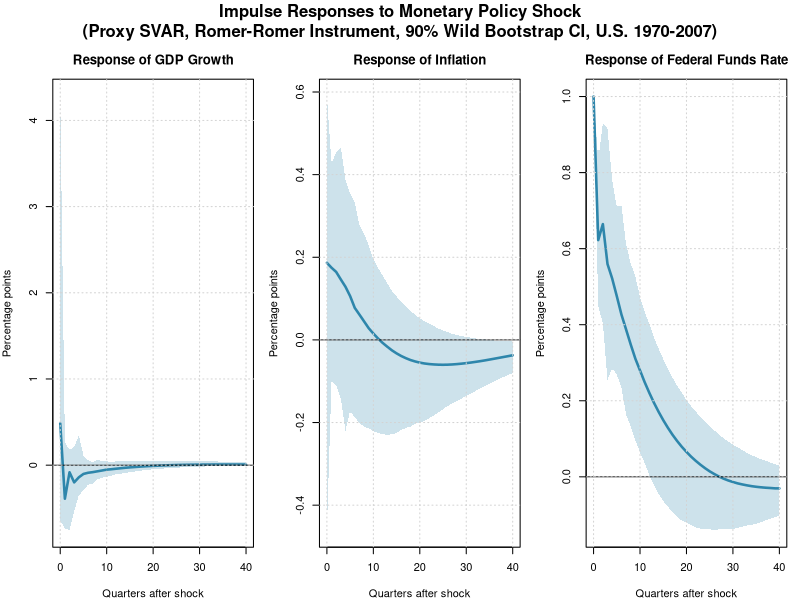
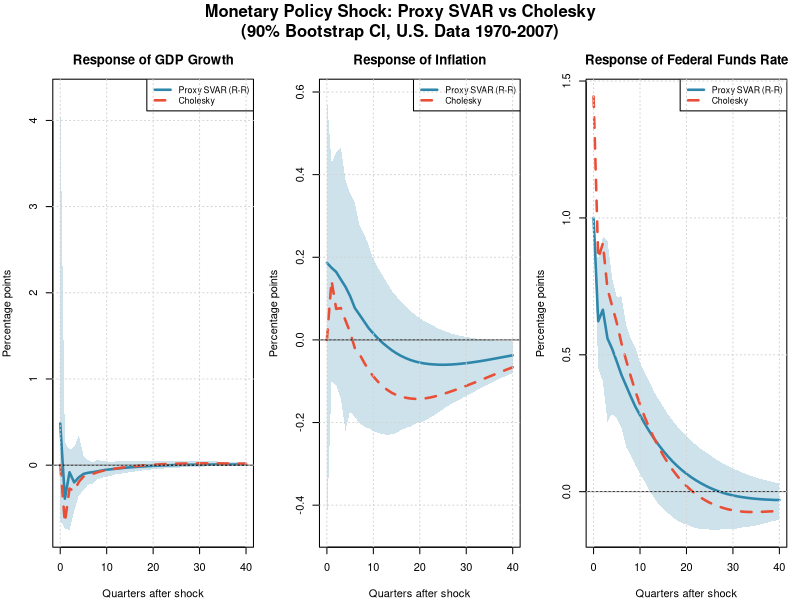

Generate these figures, in order, with R:
# =========================================================================
#  EXAMPLE 2: PROXY SVAR (EXTERNAL INSTRUMENTS)
#  Complete Analysis with IRFs and Comparison to Cholesky
# =========================================================================
#  Data: U.S. FRED (GDPC1, GDPDEF, FEDFUNDS)
#  Instrument: Romer-Romer (2004) shocks, updated by Wieland-Yang (2020)
#  Sample: 1970:Q1 - 2007:Q4
#
#  Author: Alessia Paccagnini
#  Textbook: Macroeconometrics
# =========================================================================

rm(list = ls())
cat(strrep("=", 70), "\n")
cat("EXAMPLE 2: PROXY SVAR (EXTERNAL INSTRUMENTS)\n")
cat("Using Romer-Romer (2004) Monetary Policy Shocks\n")
cat(strrep("=", 70), "\n\n")

library(readxl)

# =========================================================================
#  SECTION 1: LOAD AND PREPARE DATA
# =========================================================================
cat("[1/7] Loading FRED data...\n")

# --- GDP ---
gdp_raw <- read_excel("GDPC1.xlsx", sheet = "Quarterly")
gdp_raw$observation_date <- as.Date(gdp_raw$observation_date)
gdp_raw$GDPC1 <- as.numeric(gdp_raw$GDPC1)

# --- GDP Deflator ---
def_raw <- read_excel("GDPDEF.xlsx", sheet = "Quarterly")
def_raw$observation_date <- as.Date(def_raw$observation_date)
def_raw$GDPDEF <- as.numeric(def_raw$GDPDEF)

# --- Federal Funds Rate (monthly) ---
ff_raw <- read_excel("FEDFUNDS.xlsx", sheet = "Monthly")
ff_raw$observation_date <- as.Date(ff_raw$observation_date)
ff_raw$FEDFUNDS <- as.numeric(ff_raw$FEDFUNDS)

# Convert monthly to quarterly (average)
ff_raw$quarter <- as.Date(cut(ff_raw$observation_date, breaks = "quarter"))
ff_q <- aggregate(FEDFUNDS ~ quarter, data = ff_raw, FUN = mean)
names(ff_q) <- c("date", "fedfunds")

# --- Compute annualized growth rates ---
gdp_growth <- 400 * diff(log(gdp_raw$GDPC1))
gdp_dates  <- gdp_raw$observation_date[-1]

inflation  <- 400 * diff(log(def_raw$GDPDEF))
inf_dates  <- def_raw$observation_date[-1]

cat("   Done.\n")

# =========================================================================
#  SECTION 2: LOAD ROMER-ROMER SHOCKS
# =========================================================================
cat("\n[2/7] Loading Romer-Romer monetary policy shocks...\n")

rr_raw <- read_excel("RR_monetary_shock_quarterly.xlsx")
rr_raw$date <- as.Date(rr_raw$date)

cat("   Source: Romer & Romer (2004), updated by Wieland & Yang (2020)\n")
cat(sprintf("   Observations: %d\n", nrow(rr_raw)))

# =========================================================================
#  SECTION 3: MERGE AND ALIGN DATA
# =========================================================================
cat("\n[3/7] Merging datasets...\n")

# Align all to quarter-end dates
# Use a common quarterly grid
df_gdp <- data.frame(date = as.Date(cut(gdp_dates, "quarter")),
                     gdp_growth = gdp_growth)
df_inf <- data.frame(date = as.Date(cut(inf_dates, "quarter")),
                     inflation = inflation)
df_rr  <- data.frame(date = as.Date(cut(rr_raw$date, "quarter")),
                     rr_shock = rr_raw$resid_romer)

data <- merge(df_gdp, df_inf, by = "date")
data <- merge(data, ff_q, by = "date")
data <- merge(data, df_rr, by = "date")

# Restrict to 1970:Q1 - 2007:Q4
data <- data[data$date >= as.Date("1970-01-01") &
             data$date <= as.Date("2007-12-31"), ]
data <- na.omit(data)

cat(sprintf("   Final sample: %s to %s\n", data$date[1], data$date[nrow(data)]))
cat(sprintf("   Observations: %d\n", nrow(data)))

# Extract matrices
Y      <- as.matrix(data[, c("gdp_growth", "inflation", "fedfunds")])
z_full <- data$rr_shock
K      <- ncol(Y)

var_names <- c("GDP Growth", "Inflation", "Federal Funds Rate")

# =========================================================================
#  SECTION 4: HELPER FUNCTIONS
# =========================================================================

estimate_var <- function(Y, p) {
  # Estimate VAR(p) by OLS
  # Returns: list(T_eff, B_hat, u, Sigma_u, X)
  T_full <- nrow(Y)
  K      <- ncol(Y)
  T_eff  <- T_full - p

  Y_dep <- Y[(p + 1):T_full, , drop = FALSE]

  # Build regressor matrix: constant + lags
  X <- matrix(1, nrow = T_eff, ncol = 1)
  for (lag in 1:p) {
    X <- cbind(X, Y[(p + 1 - lag):(T_full - lag), , drop = FALSE])
  }

  B_hat   <- solve(t(X) %*% X, t(X) %*% Y_dep)
  u       <- Y_dep - X %*% B_hat
  Sigma_u <- (t(u) %*% u) / (T_eff - K * p - 1)

  list(T_eff = T_eff, B_hat = B_hat, u = u, Sigma_u = Sigma_u, X = X)
}


proxy_svar_identification <- function(u, z) {
  # Proxy SVAR: b_k = Cov(u_k, z) / Cov(u_mp, z)
  # Returns: list(b, se, n, F_stat, R2)
  K       <- ncol(u)
  min_len <- min(nrow(u), length(z))
  u <- u[1:min_len, , drop = FALSE]
  z <- z[1:min_len]

  # Remove NaN
  valid <- !is.na(z)
  u <- u[valid, , drop = FALSE]
  z <- z[valid]
  n <- length(z)

  # Covariances
  cov_uz <- sapply(1:K, function(k) cov(u[, k], z))
  cov_mp_z <- cov_uz[K]

  # Impact coefficients
  b <- cov_uz / cov_mp_z

  # First-stage regression
  X_fs     <- cbind(1, z)
  beta_fs  <- solve(t(X_fs) %*% X_fs, t(X_fs) %*% u[, K])
  resid_fs <- u[, K] - X_fs %*% beta_fs

  TSS    <- sum((u[, K] - mean(u[, K]))^2)
  RSS    <- sum(resid_fs^2)
  R2     <- 1 - RSS / TSS
  F_stat <- (R2 / 1) / ((1 - R2) / (n - 2))

  # Bootstrap standard errors
  n_boot <- 500
  b_boot <- matrix(NA, n_boot, K)
  for (ib in 1:n_boot) {
    idx   <- sample(n, n, replace = TRUE)
    cov_b <- sapply(1:K, function(k) cov(u[idx, k], z[idx]))
    if (abs(cov_b[K]) > 1e-10) {
      b_boot[ib, ] <- cov_b / cov_b[K]
    }
  }
  se <- apply(b_boot, 2, sd, na.rm = TRUE)

  list(b = b, se = se, n = n, F_stat = F_stat, R2 = R2)
}


compute_ma_coefficients <- function(B_hat, p, K, H) {
  # Extract lag matrices B_1, ..., B_p from B_hat
  # B_hat: (1+K*p) x K, first row = constant
  B_list <- vector("list", p)
  for (j in 1:p) {
    rows <- (1 + (j - 1) * K + 1):(1 + j * K)
    B_list[[j]] <- t(B_hat[rows, , drop = FALSE])  # K x K
  }

  # Phi_h: list of (H+1) K x K matrices
  Phi <- vector("list", H + 1)
  Phi[[1]] <- diag(K)

  for (h in 1:H) {
    tmp <- matrix(0, K, K)
    for (j in 1:min(h, p)) {
      tmp <- tmp + B_list[[j]] %*% Phi[[h - j + 1]]
    }
    Phi[[h + 1]] <- tmp
  }
  Phi
}


compute_irfs_cholesky <- function(B_hat, P, p, K, H) {
  # Returns array: (H+1) x K x K
  Phi <- compute_ma_coefficients(B_hat, p, K, H)
  IRF <- array(0, dim = c(H + 1, K, K))
  for (h in 0:H) {
    IRF[h + 1, , ] <- Phi[[h + 1]] %*% P
  }
  IRF
}


compute_irfs_proxy <- function(B_hat, b, p, K, H) {
  # Returns matrix: (H+1) x K
  Phi <- compute_ma_coefficients(B_hat, p, K, H)
  IRF <- matrix(0, H + 1, K)
  for (h in 0:H) {
    IRF[h + 1, ] <- Phi[[h + 1]] %*% b
  }
  IRF
}


bootstrap_irfs_proxy <- function(Y, z_full, p, H, n_boot = 2000, ci = 0.90) {
  # Wild bootstrap for Proxy SVAR with Mammen (1993) weights
  # Same weights for residuals and instrument
  # Returns: list(median, lower, upper)  each (H+1) x K

  T_full <- nrow(Y)
  K      <- ncol(Y)

  # Baseline VAR
  base    <- estimate_var(Y, p)
  T_eff   <- base$T_eff
  B_base  <- base$B_hat
  u_base  <- base$u
  X_base  <- base$X

  # Align instrument
  z_aligned <- z_full[(p + 1):T_full]
  min_len   <- min(nrow(u_base), length(z_aligned))
  z_trim    <- z_aligned[1:min_len]

  # Mammen distribution parameters
  p_mammen <- (sqrt(5) + 1) / (2 * sqrt(5))
  w_lo     <- -(sqrt(5) - 1) / 2
  w_hi     <-  (sqrt(5) + 1) / 2

  irfs_boot <- array(NA, dim = c(n_boot, H + 1, K))
  n_fail    <- 0

  for (ib in 1:n_boot) {
    tryCatch({
      # Mammen weights
      w <- ifelse(runif(T_eff) < p_mammen, w_lo, w_hi)

      # Wild bootstrap residuals
      u_star <- u_base * w

      # Reconstruct data
      Y_star       <- matrix(0, T_full, K)
      Y_star[1:p, ] <- Y[1:p, ]
      for (t in 1:T_eff) {
        Y_star[p + t, ] <- X_base[t, ] %*% B_base + u_star[t, ]
      }

      # Re-estimate VAR
      fit_b <- estimate_var(Y_star, p)

      # Wild bootstrap instrument (same weights)
      w_z    <- w[1:min_len]
      z_star <- z_trim * w_z

      # Re-identify
      id_b <- proxy_svar_identification(fit_b$u, z_star)

      # Bootstrap IRFs
      irfs_boot[ib, , ] <- compute_irfs_proxy(fit_b$B_hat, id_b$b, p, K, H)
    }, error = function(e) {
      n_fail <<- n_fail + 1
    })
  }

  cat(sprintf("   Wild bootstrap: %d replications, %d failures\n", n_boot, n_fail))

  alpha  <- (1 - ci) / 2
  median <- apply(irfs_boot, c(2, 3), median, na.rm = TRUE)
  lower  <- apply(irfs_boot, c(2, 3), quantile, probs = alpha,     na.rm = TRUE)
  upper  <- apply(irfs_boot, c(2, 3), quantile, probs = 1 - alpha, na.rm = TRUE)

  list(median = median, lower = lower, upper = upper)
}


bootstrap_irfs_cholesky <- function(Y, p, H, n_boot = 500, ci = 0.90) {
  # Residual bootstrap for Cholesky IRFs
  # Returns: list(median, lower, upper)  each (H+1) x K (MP shock only)

  T_full <- nrow(Y)
  K      <- ncol(Y)

  base   <- estimate_var(Y, p)
  T_eff  <- base$T_eff
  B_orig <- base$B_hat
  u_orig <- base$u
  X_orig <- base$X

  irfs_boot <- array(NA, dim = c(n_boot, H + 1, K))

  for (ib in 1:n_boot) {
    tryCatch({
      idx    <- sample(T_eff, T_eff, replace = TRUE)
      u_boot <- u_orig[idx, , drop = FALSE]

      Y_boot       <- matrix(0, T_full, K)
      Y_boot[1:p, ] <- Y[1:p, ]
      Y_boot[(p + 1):T_full, ] <- X_orig %*% B_orig + u_boot

      fit_b   <- estimate_var(Y_boot, p)
      P_b     <- t(chol(fit_b$Sigma_u))   # lower triangular
      IRF_b   <- compute_irfs_cholesky(fit_b$B_hat, P_b, p, K, H)
      irfs_boot[ib, , ] <- IRF_b[, , K]   # MP shock = last column
    }, error = function(e) {
      # leave as NA
    })
  }

  alpha  <- (1 - ci) / 2
  median <- apply(irfs_boot, c(2, 3), median, na.rm = TRUE)
  lower  <- apply(irfs_boot, c(2, 3), quantile, probs = alpha,     na.rm = TRUE)
  upper  <- apply(irfs_boot, c(2, 3), quantile, probs = 1 - alpha, na.rm = TRUE)

  list(median = median, lower = lower, upper = upper)
}

# =========================================================================
#  SECTION 5: VAR ESTIMATION
# =========================================================================
cat("\n[4/7] Estimating VAR(4)...\n")

p <- 4
H <- 40

fit <- estimate_var(Y, p)
T_eff   <- fit$T_eff
B_hat   <- fit$B_hat
u_hat   <- fit$u
Sigma_u <- fit$Sigma_u
X_var   <- fit$X

cat(sprintf("   VAR(%d) estimated\n", p))
cat(sprintf("   Effective sample: %d observations\n", T_eff))

# =========================================================================
#  SECTION 6: STRUCTURAL IDENTIFICATION
# =========================================================================
cat("\n[5/7] Structural Identification...\n")

# --- A) Cholesky ---
P_chol <- t(chol(Sigma_u))   # lower triangular

cat("\n   A) CHOLESKY IDENTIFICATION\n")
cat("   ", strrep("-", 50), "\n")
cat(sprintf("              eps_GDP    eps_pi    eps_MP\n"))
row_labs <- c("GDP      ", "Inflation", "FedFunds ")
for (i in 1:K) {
  cat(sprintf("   %s  %9.4f  %9.4f  %9.4f\n", row_labs[i],
              P_chol[i, 1], P_chol[i, 2], P_chol[i, 3]))
}

# --- B) Proxy SVAR ---
cat("\n   B) PROXY SVAR IDENTIFICATION\n")
cat("   ", strrep("-", 50), "\n")
cat("   Instrument: Romer-Romer (2004) narrative shocks\n")

z <- z_full[(p + 1):length(z_full)]

set.seed(42)
id <- proxy_svar_identification(u_hat, z)
b_proxy  <- id$b
se_proxy <- id$se
n_valid  <- id$n
F_stat   <- id$F_stat
R2       <- id$R2

cat(sprintf("\n   First-stage diagnostics:\n"))
cat(sprintf("   F-statistic: %.1f\n", F_stat))
cat(sprintf("   R-squared: %.4f\n", R2))
cat(sprintf("   Observations: %d\n", n_valid))

if (F_stat > 10) {
  cat("   Strong instrument (F > 10)\n")
} else {
  cat("   WARNING: Weak instrument (F < 10)\n")
}

cat(sprintf("\n   Structural impact multipliers:\n"))
cat(sprintf("   %-20s %12s %12s %10s\n", "Variable", "Estimate", "Std. Error", "t-stat"))
cat("   ", strrep("-", 54), "\n")
for (i in 1:K) {
  t_stat <- ifelse(se_proxy[i] > 0, b_proxy[i] / se_proxy[i], NA)
  cat(sprintf("   %-20s %12.4f %12.4f %10.2f\n",
              var_names[i], b_proxy[i], se_proxy[i], t_stat))
}

# =========================================================================
#  SECTION 7: COMPUTE IRFs
# =========================================================================
cat("\n\n[6/7] Computing IRFs...\n")

# Cholesky IRFs
IRF_chol    <- compute_irfs_cholesky(B_hat, P_chol, p, K, H)
irf_chol_mp <- IRF_chol[, , K]   # MP shock

# Proxy SVAR IRFs
irf_proxy <- compute_irfs_proxy(B_hat, b_proxy, p, K, H)

# Bootstrap CIs
cat("   Computing bootstrap confidence intervals...\n")

set.seed(42)

cat("   Proxy SVAR: wild bootstrap (Mammen weights, 2000 reps, 90% CI)...\n")
boot_proxy <- bootstrap_irfs_proxy(Y, z_full, p, H, n_boot = 2000, ci = 0.90)

cat("   Cholesky: residual bootstrap (500 reps, 90% CI)...\n")
boot_chol <- bootstrap_irfs_cholesky(Y, p, H, n_boot = 500, ci = 0.90)

cat("   Done.\n")

# =========================================================================
#  SECTION 8: GENERATE FIGURES
# =========================================================================
cat("\n\n[7/7] Generating figures...\n")

col_proxy <- rgb(46, 134, 171, maxColorValue = 255)
col_band  <- rgb(46, 134, 171, alpha = 60, maxColorValue = 255)
col_chol  <- rgb(233, 79, 55, maxColorValue = 255)
horizons  <- 0:H

# Helper: smooth bootstrap median with moving average, clipped inside bands
smooth_median <- function(med, lo, hi, window = 5) {
  n <- length(med)
  med_s <- stats::filter(med, rep(1/window, window), sides = 2)
  med_s <- as.numeric(med_s)
  # Restore edges (filter returns NA at boundaries)
  med_s[1] <- med[1]; med_s[2] <- med[2]
  med_s[n] <- med[n]; med_s[n-1] <- med[n-1]
  # Fill any remaining interior NAs
  med_s[is.na(med_s)] <- med[is.na(med_s)]
  # Clip to stay inside bands
  med_s <- pmax(med_s, lo)
  med_s <- pmin(med_s, hi)
  return(med_s)
}

# Helper: draw a figure to screen (RStudio Plots pane), then save to PNG
plot_start <- function(w = 14, h = 4) {
  dev.new(width = w, height = h, noRStudioGD = FALSE)
}

plot_save <- function(filename, w = 1400, h = 400, res = 150) {
  dev.copy(png, filename = filename, width = w, height = h, res = res)
  dev.off()
  cat(sprintf("   Saved: %s\n", filename))
}

# --- FIGURE 1: Proxy SVAR IRFs ---
plot_start()
par(mfrow = c(1, 3), mar = c(4, 4, 3, 1), oma = c(0, 0, 3, 0))

for (i in 1:K) {
  y_lo  <- boot_proxy$lower[, i]
  y_hi  <- boot_proxy$upper[, i]
  y_med <- smooth_median(boot_proxy$median[, i], y_lo, y_hi)

  plot(horizons, y_med, type = "n",
       ylim = range(c(y_lo, y_hi)),
       xlab = "Quarters after shock", ylab = "Percentage points",
       main = paste("Response of", var_names[i]))
  polygon(c(horizons, rev(horizons)), c(y_lo, rev(y_hi)),
          col = col_band, border = NA)
  lines(horizons, y_med, col = col_proxy, lwd = 2.5)
  abline(h = 0, lwd = 0.8)
  grid()
}

mtext("Impulse Responses to Monetary Policy Shock\n(Proxy SVAR, Romer-Romer Instrument, 90% Wild Bootstrap CI, U.S. 1970-2007)",
      outer = TRUE, cex = 1.0, font = 2)
plot_save("figure1_proxy_irf.png")

# --- FIGURE 2: Proxy vs Cholesky Comparison ---
plot_start()
par(mfrow = c(1, 3), mar = c(4, 4, 3, 1), oma = c(0, 0, 3, 0))

for (i in 1:K) {
  y_lo  <- boot_proxy$lower[, i]
  y_hi  <- boot_proxy$upper[, i]
  y_med <- smooth_median(boot_proxy$median[, i], y_lo, y_hi)
  y_ch  <- smooth_median(boot_chol$median[, i],
                         boot_chol$lower[, i], boot_chol$upper[, i])

  plot(horizons, y_med, type = "n",
       ylim = range(c(y_lo, y_hi, y_ch)),
       xlab = "Quarters after shock", ylab = "Percentage points",
       main = paste("Response of", var_names[i]))
  polygon(c(horizons, rev(horizons)), c(y_lo, rev(y_hi)),
          col = col_band, border = NA)
  lines(horizons, y_med, col = col_proxy, lwd = 2.5)
  lines(horizons, y_ch,  col = col_chol,  lwd = 2.5, lty = 2)
  abline(h = 0, lwd = 0.8)
  legend("topright", legend = c("Proxy SVAR (R-R)", "Cholesky"),
         col = c(col_proxy, col_chol), lwd = 2.5, lty = c(1, 2),
         cex = 0.8, bg = "white")
  grid()
}

mtext("Monetary Policy Shock: Proxy SVAR vs Cholesky\n(90% Bootstrap CI, U.S. Data 1970-2007)",
      outer = TRUE, cex = 1.0, font = 2)
plot_save("figure2_proxy_vs_cholesky.png")

cat("\n   All figures saved!\n")

# =========================================================================
#  SUMMARY
# =========================================================================
cat("\n"); cat(strrep("=", 70)); cat("\n")
cat("SUMMARY RESULTS\n")
cat(strrep("=", 70)); cat("\n")

cat("\n--- First-Stage Diagnostics ---\n")
cat(sprintf("F-statistic: %.1f\n", F_stat))
cat(sprintf("R-squared: %.4f\n", R2))

cat("\n--- Impact Multipliers Comparison ---\n")
cat(sprintf("%-25s %12s %12s\n", "Variable", "Cholesky", "Proxy SVAR"))
cat(strrep("-", 50)); cat("\n")
for (i in 1:K) {
  cat(sprintf("%-25s %12.4f %12.4f\n", var_names[i], irf_chol_mp[1, i], irf_proxy[1, i]))
}

cat("\n--- Comparison with Textbook Table 4.5 ---\n")
cat(sprintf("%-25s %10s %11s %10s %11s\n",
            "Variable", "Book Chol", "Book Proxy", "Code Chol", "Code Proxy"))
cat(strrep("-", 68)); cat("\n")
book_chol  <- c(0.00, 0.00, 0.90)
book_proxy <- c(0.78, 0.19, 1.00)
for (i in 1:K) {
  cat(sprintf("%-25s %10.2f %11.2f %10.4f %11.4f\n",
              var_names[i], book_chol[i], book_proxy[i],
              irf_chol_mp[1, i], irf_proxy[1, i]))
}

cat("\n"); cat(strrep("=", 70)); cat("\n")
cat("DONE\n")
cat(strrep("=", 70)); cat("\n")
